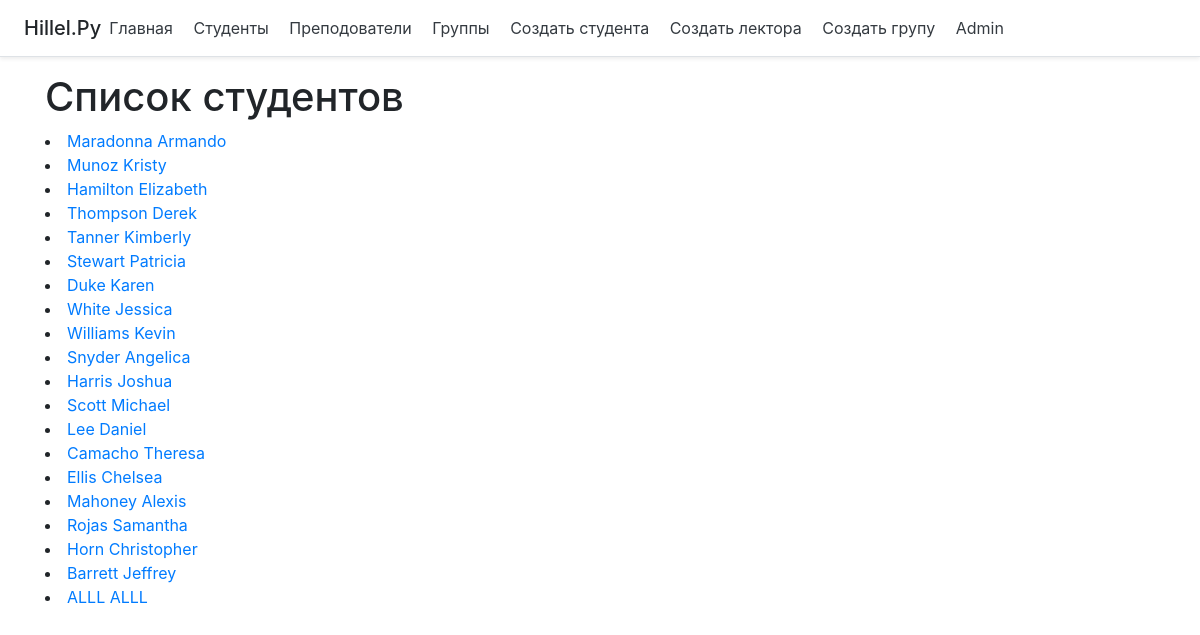
The page /student on the database as committed earlier.
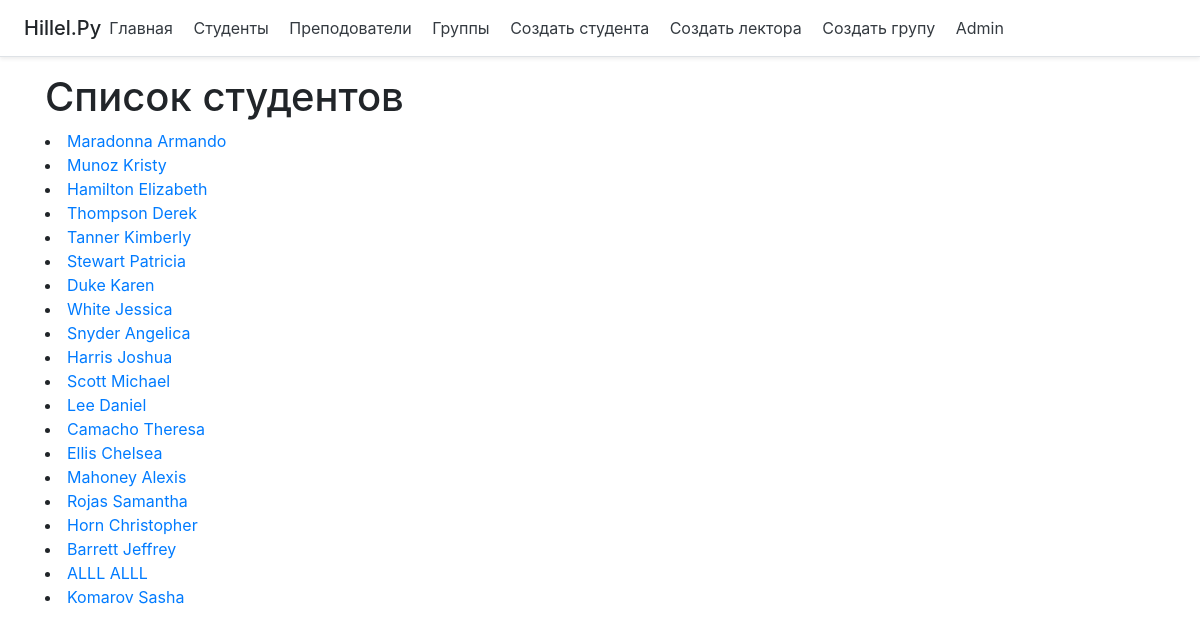
The same page on the database as committed later.
### main/models.py (models this page shows, shortened)
class Student(models.Model):
    student_id = models.AutoField(primary_key=True)
    first_name = models.CharField('Имя студента', max_length=100)
    last_name = models.CharField('Фамилия студента', max_length=100)
    email = models.EmailField(max_length=250)

### main/views.py (the view)
# urls.py: path('student', views.show_student, name='student'),
def show_student(request):
    students = Student.objects.all().order_by()
    return render(request, 'main/students.html', {'title': 'Студенты', 'students': students})

### main/templates/main/students.html (shortened to what this page needs)
{%extends 'main/base.html'%}
{% block content%}
<h1> Список студентов  </h1>
 {% for student in students %}
<li>
            <a href="{% url 'show_student' student_id=student.student_id %}">
                {{ student.last_name}}  {{student.first_name }}
            </a>
</li>
    {% endfor %}
{% endblock %}

Rows that differ between the two databases and show on the page:
removed Student: last_name "Williams", first_name "Kevin"
added Student: last_name "Komarov", first_name "Sasha"
